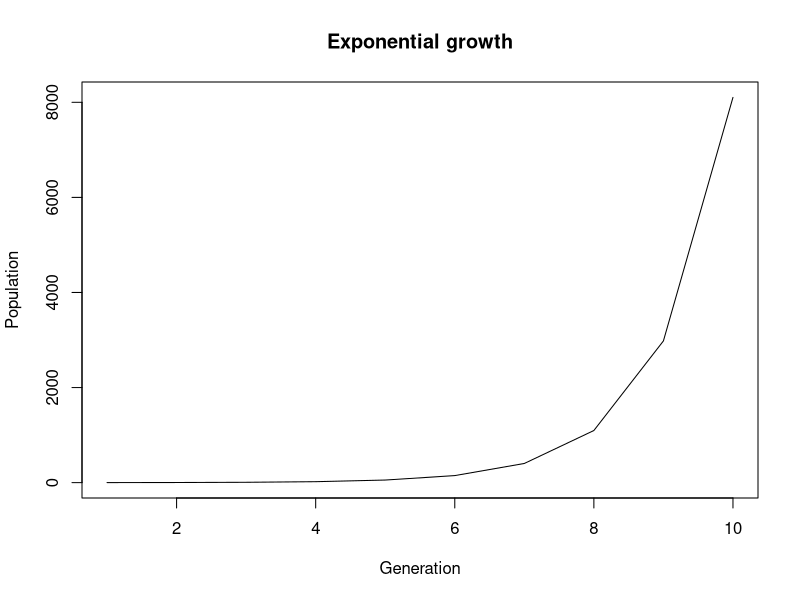

Write the R code that produced this figure.
# runs a simulation of exponential growth
# returns a vector of length generations
Exponential <- function(N0=1,r=1,generations=10){
  
  N<-rep(NA, generations) #creates a vector
  
  N[1]<-N0 # initial population
  for (t in 2:generations){
    N[t] <- N[t-1]*exp(r) # exponential growth, for loop runs through each generation population change
  }
  return(N)
}

# plot results
plot(Exponential(), type="l", main="Exponential growth", xlab="Generation", ylab="Population")

